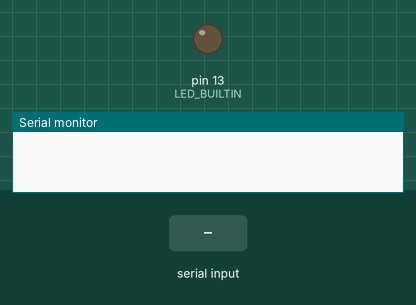
Simulated run of this sketch. Board: Arduino Uno, built with avr-gcc and run on an emulated ATmega328P. Shown: output pins drawn as LEDs (lit = HIGH), the last lines printed to the serial monitor. The test bench sets the inputs (shaded band).

Above: at 1.2 s.
1.3 s: "RED\n" received over Serial
At 2.1 s:
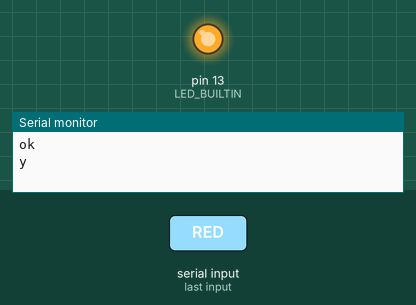
Timing chart, 0 to 4.3 s (numbered marks = the images above; inputs shaded):
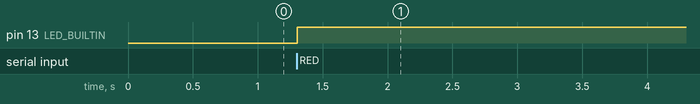

The sketch:

Code_3_comunicazione_camera.ino
```cpp
String ricevi();
void invia(String line);
void blink(int pin);

int dt1;
long tp1;
long i = 0;

#define t1 50  // Tempo di lampeggio

void setup() {
  Serial.begin(9600);
  pinMode(LED_BUILTIN, OUTPUT);
}

void loop() {
  if (ricevi() == "RED") {
    invia("y");
  }
  if(ricevi() == "nulla"){
    invia("n");
  }
}
```

Comunicazione.ino
```cpp
String ricevi() {
  while (Serial.available() == 0);  // Attendi che ci siano dati disponibili
  String data = Serial.readStringUntil('\n');  // Leggi fino a '\n'
  Serial.println("ok");  // Invia conferma a Raspberry Pi
  blink(LED_BUILTIN);
  return data;
}

void invia(String line) {
  Serial.println(line);  // Invia il messaggio a Raspberry Pi
  blink(LED_BUILTIN);

  while (true) {
    while (Serial.available() > 0) {
      String response = Serial.readStringUntil('\n');
      if (response == "ok") {
        return;  // Esci quando Raspberry Pi conferma la ricezione
      }
    }
  }
}

void blink(int pin) {
  dt1 = millis() - tp1;
  if (dt1 > t1) {
    digitalWrite(pin, (i % 2 == 0) ? HIGH : LOW);
    i++;
    tp1 = millis();
  }
}
```

Measured:
- after the input at 1.3 s, pin 13 (LED_BUILTIN): LOW → HIGH at once
